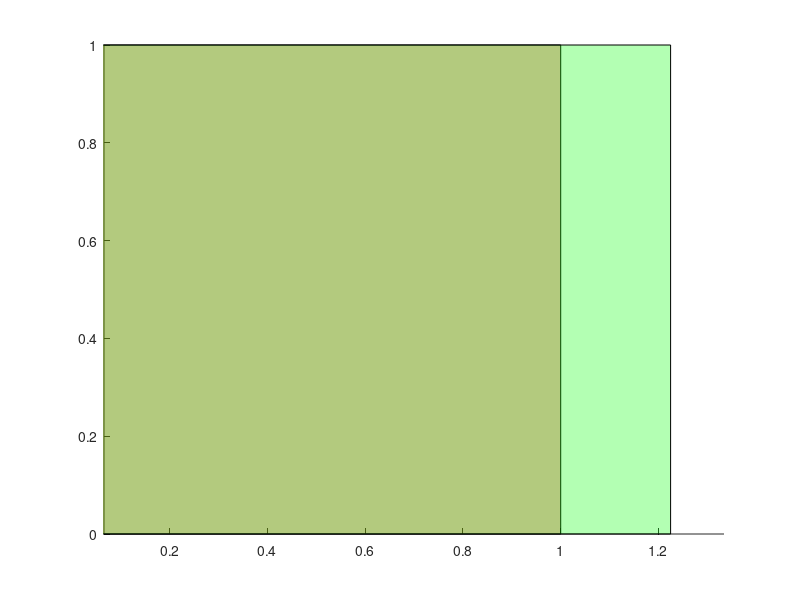

This figure's MATLAB source:
clc; clear;
s = 50;
% pleft = [zeros(s,1), linspace(0,1,s)'];
% pright = [ones(s,1), linspace(0,1,s)'];
% pdown = [linspace(0,1,s)', zeros(s,1)];
% pup = [linspace(0,1,s)', ones(s,1)];

C1 = 1.5; C2 = 1.; C3 = 0;
C = [C1, C3; C3,C2];
F = chol(C);
H = F - eye(2);
p = [0,0;0,1;1,1;1,0];
p2 = p * F;
figure(1)
hold on
patch(p(:,1), p(:,2), 'r','facealpha', 0.3);
patch(p2(:,1), p2(:,2), 'g','facealpha', 0.3)
ylim([0,1]);
axis equal
hold off
% set(gcf, 'Position', [200, 200, 1000, 400])
% p = [pleft; pright; pdown; pup];
% p_deformed = p*F;
% u = p*H;
% scatter(p_deformed(:,1), p_deformed(:,2)); 
% axis equal
% scatter(u(:,1), u(:,2));
